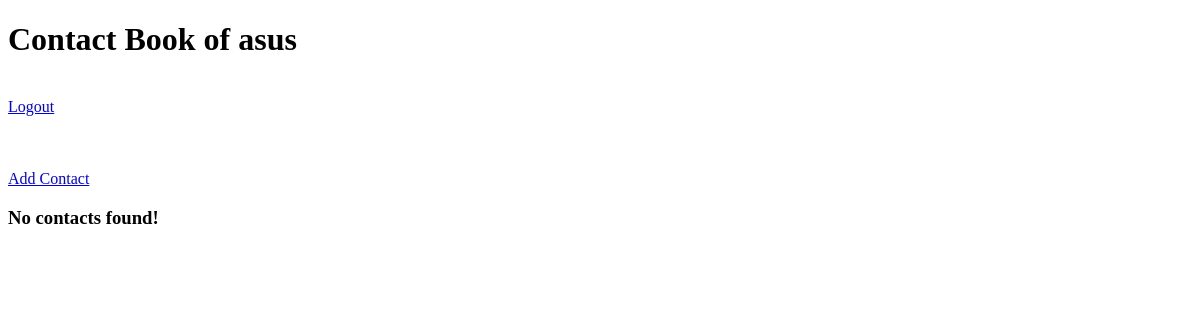
The app's page / (signed in), older data.
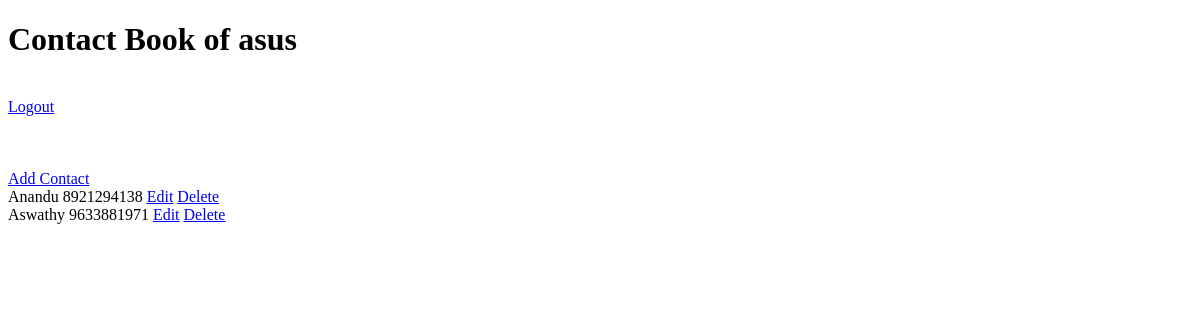
The same page, newer data.
### data/models.py (models this page shows, shortened)
class Contact(models.Model):
    user = models.ForeignKey(User,on_delete = models.CASCADE,null=True,blank=True)
    name = models.CharField(max_length=100)
    number = models.BigIntegerField()

### data/views.py (the view)
# urls.py: path('',ListContact.as_view(), name='index'),
class ListContact(View):
    def get(self,request):
        user = request.user
        if user.is_authenticated:
            contact = Contact.objects.filter(user=user)
            context = {'contact':contact,'user':user}
            return render(request, 'list_contact.html', context)
        else:
            return redirect('login')

### data/templates/list_contact.html (shortened to what this page needs)
<!DOCTYPE html>
<html lang="en">
<head>
</head>
<body>
    <h1>Contact Book of {{user}}</h1>
    <br><a href="{% url 'logout' %}">Logout</a><br><br><br>
    <br><a href="{% url 'add' %}">Add Contact</a><br>
    {% for i in contact %}
    {{i.name}} {{i.number}}
    <a href="{% url 'edit' i.id %}">Edit</a>
    <a href="{% url 'delete' i.id %}">Delete</a>
    <br>
    {% empty %}
    <h3>No contacts found!</h3>
    {% endfor %}
</body>
</html>

Row changes from the older to the newer data that the page shows:
now on this page (row edited): Contact: name "Anandu", number "8921294138"
added Contact: name "Aswathy", number "9633881971"
Text that changed along with them:
text no longer shown: "No contacts found!"
